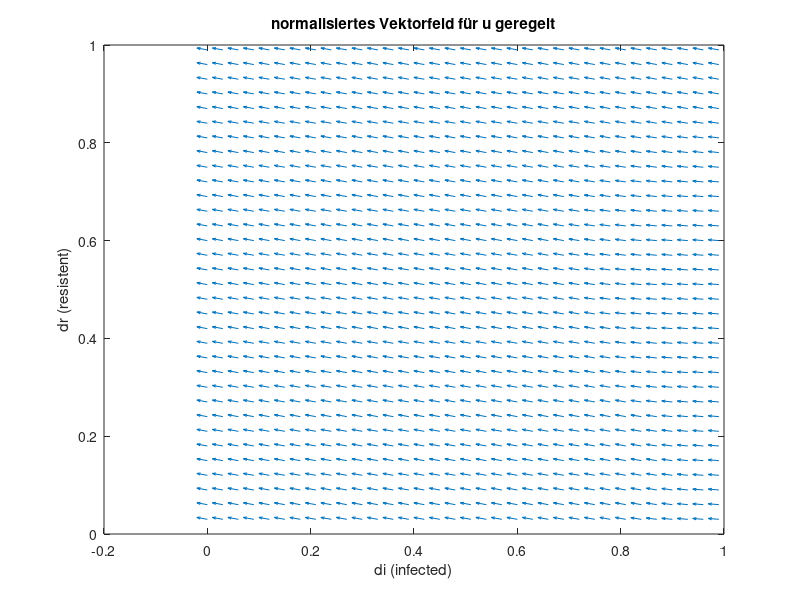

Write MATLAB code to recreate this figure.
clear all;
close all;
par_beta = 1;
par_gamma = 0.1;
par_delta = 0.01;

c1 = 1;
c2 = 0.1;
c = 1000;

ii=0:0.03:1
rr=0:0.03:1

u=zeros(34);

for x=1:34
  for y=1:34
      i=ii(x)
      r=rr(y)
      u1= -c2 * (r - 0.1e1 + 0.2e-1 * exp(log(i) + 0.3912023005e1) + par_gamma / par_beta - c1 * (log(i) + 0.3912023005e1) / par_beta) - 0.2e-1 * par_gamma * exp(log(i) + 0.3912023005e1) + par_delta * r + 0.5000000000e2 * (-0.2e-1 * exp(log(i) + 0.3912023005e1) + c1 / par_beta) * (0.2e-1 * par_beta * exp(log(i) + 0.3912023005e1) * (0.1e1 - 0.2e-1 * exp(log(i) + 0.3912023005e1) - r) - 0.2e-1 * par_gamma * exp(log(i) + 0.3912023005e1)) / exp(log(i) + 0.3912023005e1) + 0.1e1 / c * par_beta * (log(i) + 0.3912023005e1);
if(1)
      if u1<0
          u1=0;
      end
      if u1>0.1
          u1=0.1;
      end
end
      u(x,y)=u1;
  end
end



[X,Y] = meshgrid(0:0.03:1,0:0.03:1);
if (1)
    figure(1)
    U = par_beta*i.*(1-i-r)-par_gamma*i;
    V = par_gamma*i-par_delta*r+u;
    U = U ./ sqrt(U.^2+V.^2);
    V = V ./ sqrt(U.^2+V.^2);
    quiver(X,Y,U,V,0.5);
    title('normalisiertes Vektorfeld für u geregelt');
    ylabel('dr (resistent)');
    xlabel('di (infected)');
end;